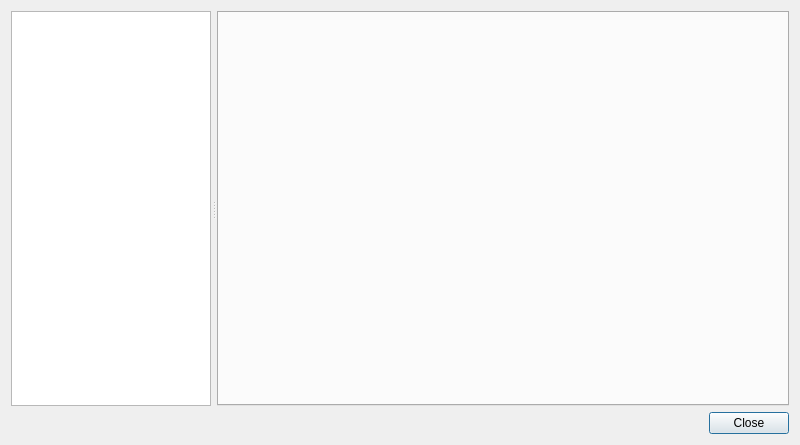
<?xml version="1.0" encoding="UTF-8"?>
<ui version="4.0">
 <class>HelpDialog</class>
 <widget class="QDialog" name="HelpDialog">
  <property name="geometry">
   <rect>
    <x>0</x>
    <y>0</y>
    <width>800</width>
    <height>445</height>
   </rect>
  </property>
  <property name="sizePolicy">
   <sizepolicy hsizetype="MinimumExpanding" vsizetype="MinimumExpanding">
    <horstretch>0</horstretch>
    <verstretch>0</verstretch>
   </sizepolicy>
  </property>
  <property name="minimumSize">
   <size>
    <width>400</width>
    <height>300</height>
   </size>
  </property>
  <property name="windowTitle">
   <string>Hilfe</string>
  </property>
  <property name="windowIcon">
   <iconset resource="icons_help.qrc">
    <normaloff>:/icons/icons/help.png</normaloff>:/icons/icons/help.png</iconset>
  </property>
  <layout class="QGridLayout" name="gridLayout">
   <item row="2" column="0">
    <layout class="QVBoxLayout" name="verticalLayout">
     <item>
      <widget class="QSplitter" name="splitter">
       <property name="sizePolicy">
        <sizepolicy hsizetype="Preferred" vsizetype="Expanding">
         <horstretch>0</horstretch>
         <verstretch>0</verstretch>
        </sizepolicy>
       </property>
       <property name="orientation">
        <enum>Qt::Horizontal</enum>
       </property>
       <property name="handleWidth">
        <number>6</number>
       </property>
       <property name="childrenCollapsible">
        <bool>false</bool>
       </property>
       <widget class="QListWidget" name="topicsList">
        <property name="sizePolicy">
         <sizepolicy hsizetype="Expanding" vsizetype="Expanding">
          <horstretch>1</horstretch>
          <verstretch>0</verstretch>
         </sizepolicy>
        </property>
        <property name="minimumSize">
         <size>
          <width>100</width>
          <height>0</height>
         </size>
        </property>
        <property name="maximumSize">
         <size>
          <width>200</width>
          <height>16777215</height>
         </size>
        </property>
        <property name="baseSize">
         <size>
          <width>0</width>
          <height>0</height>
         </size>
        </property>
       </widget>
       <widget class="QTabWidget" name="topicSectionsTabs">
        <property name="sizePolicy">
         <sizepolicy hsizetype="Preferred" vsizetype="Expanding">
          <horstretch>2</horstretch>
          <verstretch>0</verstretch>
         </sizepolicy>
        </property>
        <property name="currentIndex">
         <number>-1</number>
        </property>
       </widget>
      </widget>
     </item>
     <item>
      <layout class="QHBoxLayout" name="horizontalLayout">
       <property name="sizeConstraint">
        <enum>QLayout::SetDefaultConstraint</enum>
       </property>
       <item>
        <widget class="QDialogButtonBox" name="buttonBox">
         <property name="orientation">
          <enum>Qt::Horizontal</enum>
         </property>
         <property name="standardButtons">
          <set>QDialogButtonBox::Close</set>
         </property>
        </widget>
       </item>
      </layout>
     </item>
    </layout>
   </item>
  </layout>
 </widget>
 <resources>
  <include location="icons_help.qrc"/>
 </resources>
 <connections>
  <connection>
   <sender>buttonBox</sender>
   <signal>accepted()</signal>
   <receiver>HelpDialog</receiver>
   <slot>accept()</slot>
   <hints>
    <hint type="sourcelabel">
     <x>248</x>
     <y>254</y>
    </hint>
    <hint type="destinationlabel">
     <x>157</x>
     <y>274</y>
    </hint>
   </hints>
  </connection>
  <connection>
   <sender>buttonBox</sender>
   <signal>rejected()</signal>
   <receiver>HelpDialog</receiver>
   <slot>reject()</slot>
   <hints>
    <hint type="sourcelabel">
     <x>316</x>
     <y>260</y>
    </hint>
    <hint type="destinationlabel">
     <x>286</x>
     <y>274</y>
    </hint>
   </hints>
  </connection>
 </connections>
</ui>
